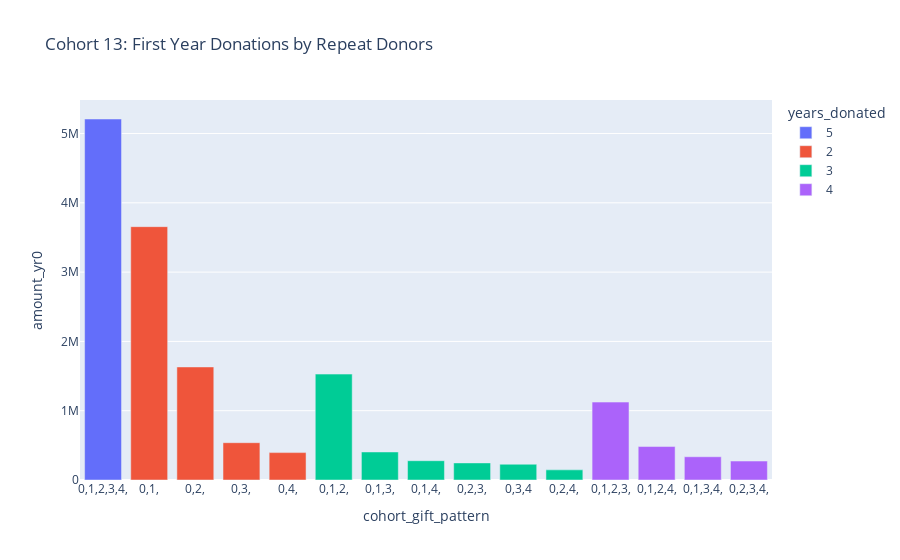

Write notebook code for a chart like this one.
### Code cell
fig = px.bar(c13_yr0, x="cohort_gift_pattern", y="amount_yr0", color="years_donated",
            title="Cohort 13: First Year Donations by Repeat Donors", hover_data=['pct_of_amount_yr0'])
 #barmode='group', labels={'index':'year', 'y':'amount ($)'}, 
fig.update_xaxes(type='category')
fig.show()

### Figure 1 — Plotly figure (JSON) as saved in the notebook; plotly's stock layout.template omitted (floating-point values rounded to 4 significant figures)
{"data": [{"alignmentgroup": "True", "customdata": [[0.3161]], "hovertemplate": "years_donated=5<br>cohort_gift_pattern=%{x}<br>amount_yr0=%{y}<br>pct_of_amount_yr0=%{customdata[0]}<extra></extra>", "legendgroup": "5", "marker": {"color": "#636efa"}, "name": "5", "offsetgroup": "5", "orientation": "v", "showlegend": true, "textposition": "auto", "type": "bar", "x": ["0,1,2,3,4,"], "xaxis": "x", "y": [5210000.0], "yaxis": "y"}, {"alignmentgroup": "True", "customdata": [[0.2219], [0.09901], [0.03267], [0.02397]], "hovertemplate": "years_donated=2<br>cohort_gift_pattern=%{x}<br>amount_yr0=%{y}<br>pct_of_amount_yr0=%{customdata[0]}<extra></extra>", "legendgroup": "2", "marker": {"color": "#EF553B"}, "name": "2", "offsetgroup": "2", "orientation": "v", "showlegend": true, "textposition": "auto", "type": "bar", "x": ["0,1,", "0,2,", "0,3,", "0,4,"], "xaxis": "x", "y": [3656000.0, 1632000.0, 538400.0, 395100.0], "yaxis": "y"}, {"alignmentgroup": "True", "customdata": [[0.09274], [0.02454], [0.01689], [0.01497], [0.01381], [0.008893]], "hovertemplate": "years_donated=3<br>cohort_gift_pattern=%{x}<br>amount_yr0=%{y}<br>pct_of_amount_yr0=%{customdata[0]}<extra></extra>", "legendgroup": "3", "marker": {"color": "#00cc96"}, "name": "3", "offsetgroup": "3", "orientation": "v", "showlegend": true, "textposition": "auto", "type": "bar", "x": ["0,1,2,", "0,1,3,", "0,1,4,", "0,2,3,", "0,3,4", "0,2,4,"], "xaxis": "x", "y": [1528000.0, 404400.0, 278400.0, 246600.0, 227600.0, 146500.0], "yaxis": "y"}, {"alignmentgroup": "True", "customdata": [[0.06823], [0.0293], [0.02035], [0.01661]], "hovertemplate": "years_donated=4<br>cohort_gift_pattern=%{x}<br>amount_yr0=%{y}<br>pct_of_amount_yr0=%{customdata[0]}<extra></extra>", "legendgroup": "4", "marker": {"color": "#ab63fa"}, "name": "4", "offsetgroup": "4", "orientation": "v", "showlegend": true, "textposition": "auto", "type": "bar", "x": ["0,1,2,3,", "0,1,2,4,", "0,1,3,4,", "0,2,3,4,"], "xaxis": "x", "y": [1124000.0, 482900.0, 335300.0, 273700.0], "yaxis": "y"}], "layout": {"barmode": "relative", "legend": {"title": {"text": "years_donated"}, "tracegroupgap": 0}, "title": {"text": "Cohort 13: First Year Donations by Repeat Donors"}, "xaxis": {"anchor": "y", "domain": [0, 1], "title": {"text": "cohort_gift_pattern"}, "type": "category"}, "yaxis": {"anchor": "x", "domain": [0, 1], "title": {"text": "amount_yr0"}}}}
